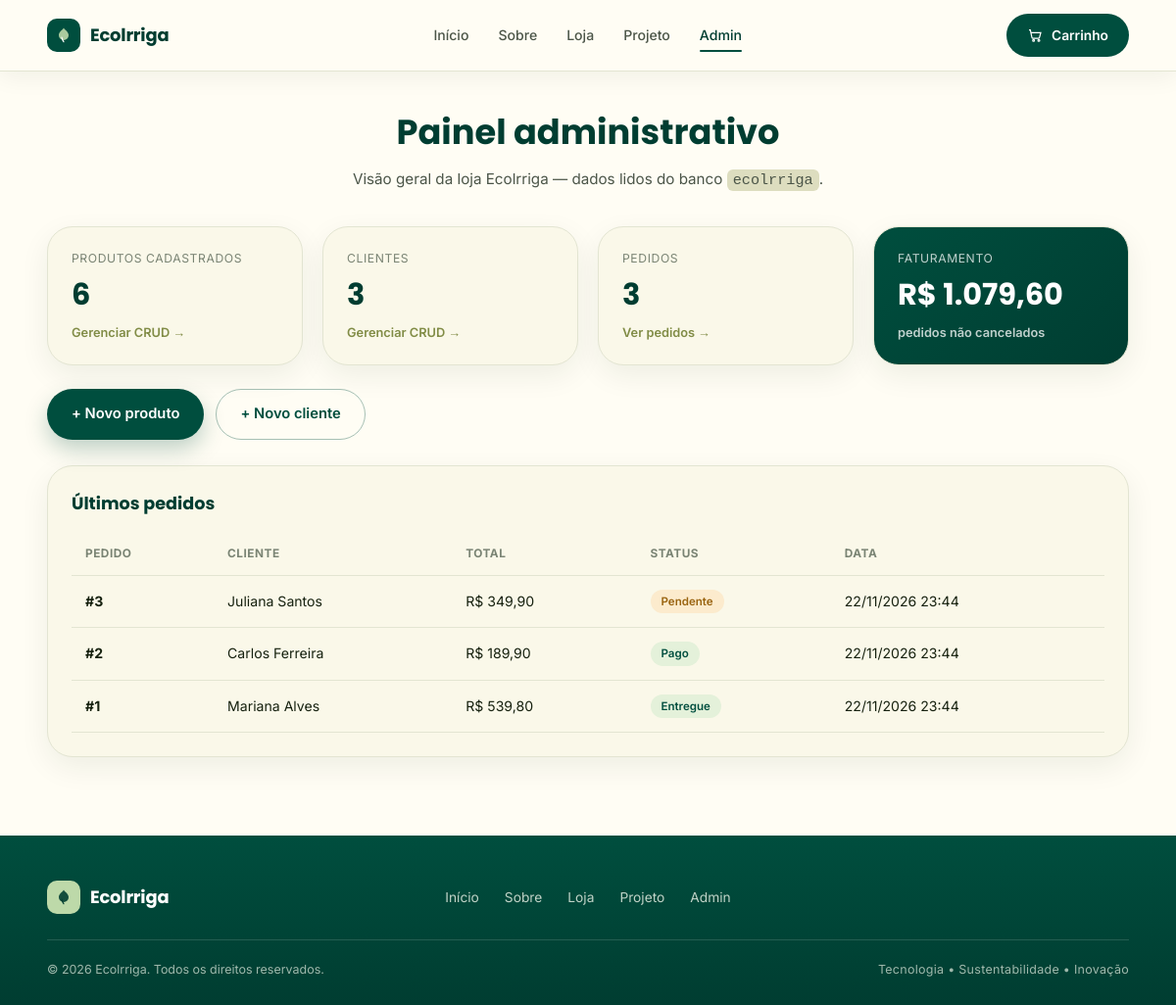
The app's page /admin/index.php with its own data.
### tables this page shows
CREATE TABLE pedidos (
  id          INT UNSIGNED  NOT NULL AUTO_INCREMENT,
  cliente_id  INT UNSIGNED  NOT NULL,              
  total       DECIMAL(10,2) NOT NULL,              
  status      ENUM('pendente','pago','enviado','entregue','cancelado')
                NOT NULL DEFAULT 'pendente',       
  criado_em   TIMESTAMP     NOT NULL DEFAULT CURRENT_TIMESTAMP,

  PRIMARY KEY (id),
  KEY idx_pedido_cliente (cliente_id),
  CONSTRAINT fk_pedido_cliente
    FOREIGN KEY (cliente_id) REFERENCES clientes (id)
    ON UPDATE CASCADE
    ON DELETE RESTRICT                            
                                                 
);

CREATE TABLE clientes (
  id         INT UNSIGNED NOT NULL AUTO_INCREMENT,
  nome       VARCHAR(120) NOT NULL,                
  email      VARCHAR(160) NOT NULL,                
  telefone   VARCHAR(20)  NULL,                    
  endereco   VARCHAR(200) NULL,                    
  cidade     VARCHAR(80)  NULL,                    
  criado_em  TIMESTAMP    NOT NULL DEFAULT CURRENT_TIMESTAMP,

  PRIMARY KEY (id),
  UNIQUE KEY uq_cliente_email (email)              
);

### includes/funcoes.php (called while the page is built, shortened)
<?php
function esc(?string $valor): string
{
    return htmlspecialchars($valor ?? '', ENT_QUOTES, 'UTF-8');
}
function brl($valor): string
{
    return 'R$ ' . number_format((float) $valor, 2, ',', '.');
}

### admin/index.php (the view, shortened to what this page needs)
<?php
require_once __DIR__ . '/../includes/funcoes.php';
$pdo = conexao();
$stats = [
    'produtos'  => (int) $pdo->query('SELECT COUNT(*) FROM produtos')->fetchColumn(),
    'clientes'  => (int) $pdo->query('SELECT COUNT(*) FROM clientes')->fetchColumn(),
    'pedidos'   => (int) $pdo->query('SELECT COUNT(*) FROM pedidos')->fetchColumn(),
    'faturamento' => (float) $pdo->query(
        "SELECT COALESCE(SUM(total), 0) FROM pedidos WHERE status <> 'cancelado'"
    )->fetchColumn(),
];
$ultimos = $pdo->query(
    'SELECT p.id, p.total, p.status, p.criado_em, c.nome AS cliente_nome
       FROM pedidos p
       JOIN clientes c ON c.id = p.cliente_id
      ORDER BY p.id DESC
      LIMIT 5'
)->fetchAll();
include __DIR__ . '/../includes/header.php';
?>
<section class="store-body">
  <div class="container">
    <div class="section-head">
      <h1>Painel administrativo</h1>
      <p>Visão geral da loja Ecolrriga — dados lidos do banco <code>ecolrriga</code>.</p>
    </div>
    <div class="stat-grid">
      <a class="stat-card card" href="produtos.php">
        <small>Produtos cadastrados</small>
        <strong><?= $stats['produtos'] ?></strong>
        <span>Gerenciar CRUD →</span>
      </a>
      <a class="stat-card card" href="clientes.php">
        <small>Clientes</small>
        <strong><?= $stats['clientes'] ?></strong>
        <span>Gerenciar CRUD →</span>
      </a>
      <a class="stat-card card" href="pedidos.php">
        <small>Pedidos</small>
        <strong><?= $stats['pedidos'] ?></strong>
        <span>Ver pedidos →</span>
      </a>
      <div class="stat-card card highlight">
        <small>Faturamento</small>
        <strong><?= brl($stats['faturamento']) ?></strong>
        <span>pedidos não cancelados</span>
      </div>
    </div>
    <div class="admin-actions">
      <a class="btn btn-primary" href="produto_form.php">+ Novo produto</a>
      <a class="btn btn-ghost" href="cliente_form.php">+ Novo cliente</a>
    </div>
    <div class="card admin-card">
      <h2>Últimos pedidos</h2>
      <div class="table-wrap">
        <table class="admin-table">
          <thead>
            <tr>
              <th>Pedido</th><th>Cliente</th><th>Total</th><th>Status</th><th>Data</th>
            </tr>
          </thead>
          <tbody>
            <?php foreach ($ultimos as $p): ?>
              <tr>
                <td><strong>#<?= (int) $p['id'] ?></strong></td>
                <td><?= esc($p['cliente_nome']) ?></td>
                <td><?= brl($p['total']) ?></td>
                <td><span class="badge badge-<?= esc($p['status']) ?>"><?= esc($p['status']) ?></span></td>
                <td><?= date('d/m/Y H:i', strtotime($p['criado_em'])) ?></td>
              </tr>
            <?php endforeach; ?>
          </tbody>
        </table>
      </div>
    </div>
  </div>
</section>
<?php include __DIR__ . '/../includes/footer.php'; ?>

### css/styles.css (style rules this page uses)
:root { --green-900: #003D31; --green-800: #004E3E; --green-700: #13240B; --olive: #818C46; --green-300: #BDD9A9; --green-200: #9EB2A4; --sand: #DDDDBF; --cream: #FAF8E9; --cream-50: #FFFDF4; --cream-200: #E8E8CF; --beige: #E0DBA4; --amber: #E9A12E; --orange: #FF8700; --ink: #16210F; --ink-soft: #4B5548; --line: #E3E5D2; --radius-lg: 26px; --radius-md: 18px; --radius-sm: 12px; --shadow-soft: 0 10px 30px rgba(19, 36, 11, 0.07); --shadow-card: 0 18px 44px rgba(19, 36, 11, 0.10); --font-head: "Poppins", system-ui, sans-serif; --font-body: "Inter", system-ui, sans-serif; }
* { margin: 0; padding: 0; box-sizing: border-box; }
html { scroll-behavior: smooth; scroll-padding-top: 90px; }
body { font-family: var(--font-body); color: var(--ink); background: var(--cream-50); line-height: 1.6; -webkit-font-smoothing: antialiased; }
a { text-decoration: none; color: inherit; }
.container { width: min(1160px, 92%); margin-inline: auto; }
h1, h2, h3, .brand-name { font-family: var(--font-head); }
.btn { display: inline-flex; align-items: center; gap: 9px; padding: 13px 24px; border-radius: 999px; font-size: 0.92rem; font-weight: 600; border: 1.6px solid transparent; transition: transform .25s ease, box-shadow .25s ease, background .25s ease, color .25s ease; }
.btn-primary { background: var(--green-800); color: #fff; box-shadow: 0 10px 22px rgba(0, 78, 62, 0.25); }
.btn-ghost { background: transparent; color: var(--green-800); border-color: rgba(0, 78, 62, .35); }
.card { background: var(--cream); border: 1px solid var(--line); border-radius: var(--radius-lg); padding: 30px; box-shadow: var(--shadow-soft); }
.section-head { text-align: center; max-width: 620px; margin: 0 auto 34px; }
.section-head p { color: var(--ink-soft); font-size: .95rem; margin-top: 10px; }

### css/loja.css (style rules this page uses)
.section-head h1 { font-size: clamp(1.7rem, 3.4vw, 2.2rem); color: var(--green-900); font-weight: 700; }
.section-head p { color: var(--ink-soft); font-size: .95rem; margin-top: 8px; }
.section-head code { background: var(--sand); padding: 2px 6px; border-radius: 6px; }
.store-body { padding: 34px 0 70px; }
.badge { display: inline-block; padding: 3px 11px; border-radius: 999px; font-size: .72rem; font-weight: 600; text-transform: capitalize; }
.badge-pendente { background: #FCEBCD; color: #9A6410; }
.badge-pago { background: #E4F1DA; color: var(--green-800); }
.badge-entregue { background: #E4F1DA; color: var(--green-800); }
.stat-grid { display: grid; grid-template-columns: repeat(auto-fit, minmax(210px, 1fr)); gap: 20px; margin-bottom: 24px; }
.stat-card { display: grid; gap: 4px; padding: 22px 24px; transition: transform .2s ease, box-shadow .2s ease; }
.stat-card small { color: #7A8474; font-size: .76rem; text-transform: uppercase; letter-spacing: .6px; }
.stat-card strong { font-family: var(--font-head); font-size: 1.9rem; color: var(--green-900); }
.stat-card span { font-size: .8rem; color: var(--olive); font-weight: 600; }
.stat-card.highlight { background: linear-gradient(140deg, var(--green-800), var(--green-900)); }
.stat-card.highlight small, .stat-card.highlight span { color: rgba(255, 255, 255, .75); }
.stat-card.highlight strong { color: #fff; }
.admin-actions { display: flex; gap: 12px; flex-wrap: wrap; margin-bottom: 26px; }
.admin-card { padding: 24px; margin-bottom: 10px; }
.admin-card h2 { font-size: 1.1rem; color: var(--green-900); margin-bottom: 16px; }
.table-wrap { overflow-x: auto; }
.admin-table { width: 100%; border-collapse: collapse; font-size: .88rem; }
.admin-table th { text-align: left; font-size: .74rem; text-transform: uppercase; letter-spacing: .5px; color: #7A8474; padding: 12px 14px; border-bottom: 1.5px solid var(--line); white-space: nowrap; }
.admin-table td { padding: 14px; border-bottom: 1px solid var(--line); vertical-align: middle; color: var(--ink); }

### records on screen
pedidos: id "3", cliente.nome "Juliana Santos", total "R$ 349,90", status "Pendente", criado_em "22/11/2026 23:44"
pedidos: id "2", cliente.nome "Carlos Ferreira", total "R$ 189,90", status "Pago", criado_em "22/11/2026 23:44"
pedidos: id "1", cliente.nome "Mariana Alves", total "R$ 539,80", status "Entregue", criado_em "22/11/2026 23:44"

### other values on screen
$stats['produtos'] "6"
$stats['clientes'] "3"
$stats['pedidos'] "3"
brl($stats['faturamento']) "R$ 1.079,60"
